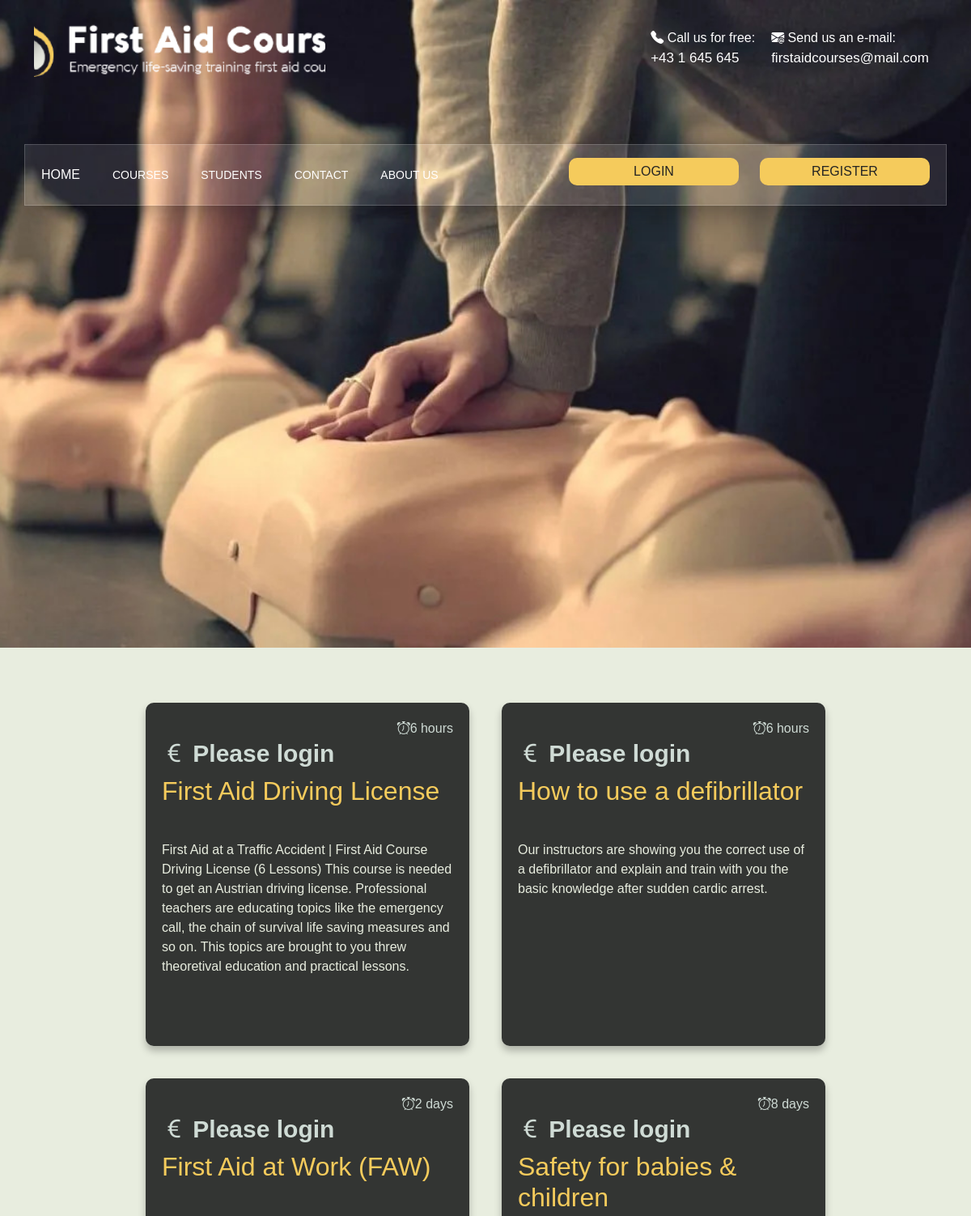
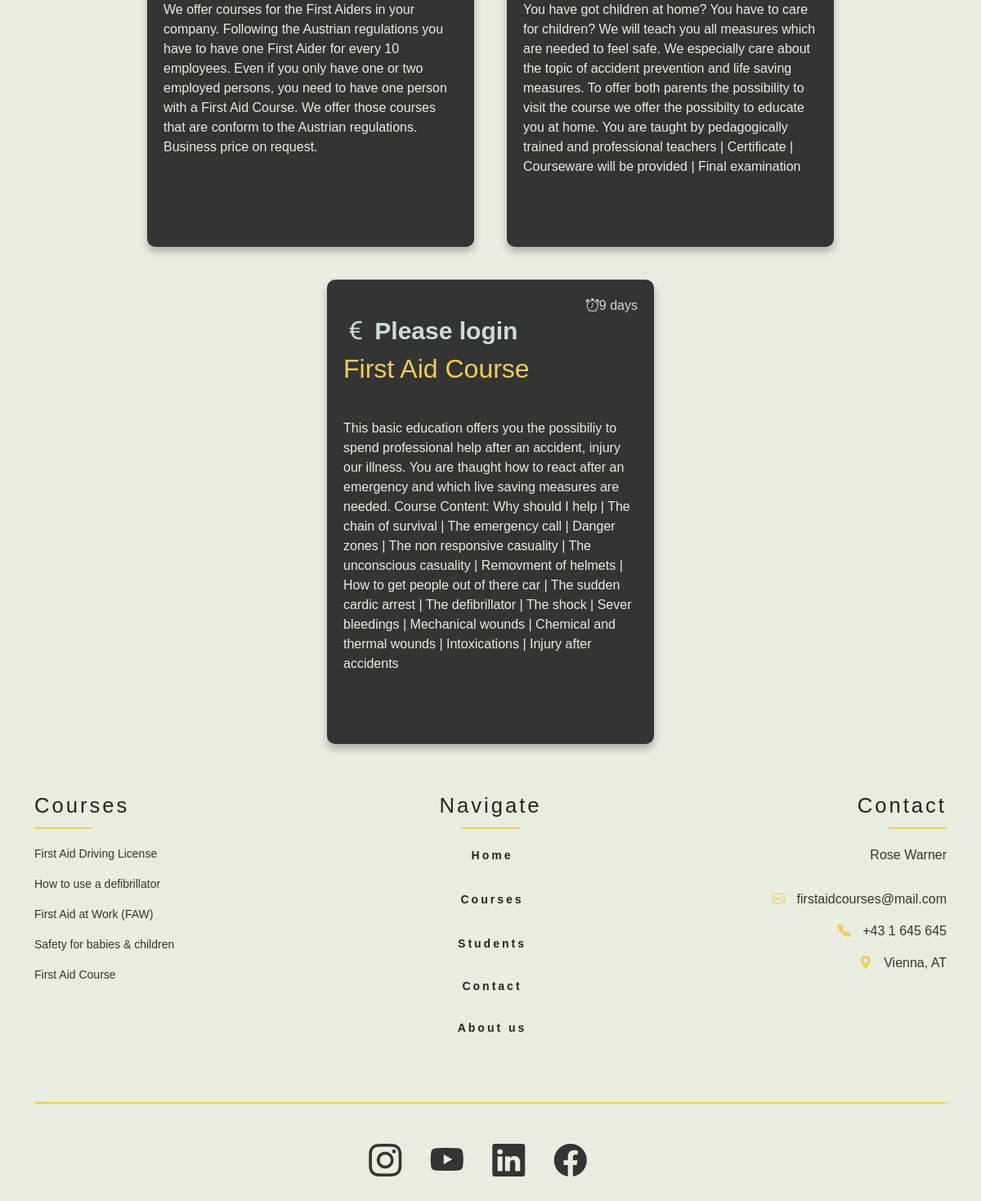
/courses.php, run on the app's committed database (2 pictures, top to bottom).
### tables this page shows
CREATE TABLE `courses` (
  `id` int(10) NOT NULL,
  `name` varchar(255) NOT NULL,
  `duration` varchar(15) NOT NULL,
  `address` varchar(255) NOT NULL,
  `start_date` datetime NOT NULL,
  `end_date` datetime NOT NULL,
  `price_private` int(11) NOT NULL,
  `price_business` int(11) DEFAULT NULL,
  `price_student` int(11) NOT NULL,
  `fk_trainer` int(11) NOT NULL,
  `capacity` int(11) NOT NULL,
  `image` varchar(255) NOT NULL,
  `description` text NOT NULL
);

### courses.php (the view, shortened to what this page needs)
<?php
require_once './actions/components/db_connect.php';
require_once './actions/components/navbar.php';
require_once './actions/components/footer.php';
?>
<!DOCTYPE html>
<html lang="en">
  <head>
    <link
      href="https://cdn.jsdelivr.net/npm/bootstrap@5.2.3/dist/css/bootstrap.min.css"
      rel="stylesheet"
    />
    <link
      rel="stylesheet"
      href="https://cdn.jsdelivr.net/npm/bootstrap-icons@1.10.2/font/bootstrap-icons.css"
    />
    <link rel="stylesheet" href="style/style.css" />
  </head>
  <body>
    <?= $navbar ?>
    <div id="banner"></div>
    <div class="cards-course mt-5" id="courses">
    <?php
      $result = mysqli_query($link, "SELECT * FROM courses");
      while ($row = mysqli_fetch_array($result)) {
        if (isset($role)) {
          $price = '';
          if ($role == 'STUDENT')
            $price = $row['price_student'];
          elseif ($role == 'PRIVATE')
            $price = $row['price_private'];
          elseif ($role == 'BUSINESS')
            $price = $row['price_business'];
        } else $price = 'Please login';
      ?>
        <div class="card-course card-1">
          <div class="card__icon bi bi-currency-euro">
            <span><b><?= $price ?></b></span>
          </div>
          <p class="card__exit bi bi-alarm"><?= $row['duration'] ?></p>
          <h2 class="card__title"><?= $row['name'] ?></h2>
          <p class="card_info"><?= $row['description'] ?></p>
        </div>
      <?php
      }
      ?>
    </div>
    <?= $footer ?>
  </body>
</html>

### actions/components/footer.php
<?php
$result = mysqli_query($link, "SELECT `id`, `name` FROM `courses`");
$courses = '';
while ($row = mysqli_fetch_array($result)) {
    $courses .= '<p href="#">' . $row["name"] . '</p>';
}
$footer = '
<div class="footer">
    <div class="container">
        <div class="row">
            <div class="col-md-4 col-xs-12">
                <div class="first">
                    <h4>Courses</h4>
                        ' . $courses . '
                </div>
            </div>
            <div class="col-md-4 col-xs-12">
                <div class="second">
                    <h4>Navigate</h4>
                    <ul>
                        <li><a href="index.php">Home</a></li>
                        <li><a href="courses.php#courses">Courses</a></li>
                        <li><a href="about.php#students">Students</a></li>
                        <li><a href="contact.php#form" class="nav-link">Contact</a></li>
                        <li><a href="about.php#back" class="nav-link">About us</a></li>
                    </ul>
                </div>
            </div>
            <div class="col-md-4 col-xs-12">
                <div class="third">
                    <h4>Contact</h4>
                    <ul>
                        <li>Rose Warner</li>
                        <li></li>
                        <li>
                            <i class="bi bi-envelope" style="padding-right: 10px; color: #f5cb5c">
                            </i>
                            firstaidcourses@mail.com
                        </li>
                        <li>
                            <i class="bi bi-telephone-fill" style="padding-right: 10px; color: #f5cb5c">
                            </i>
                            +43 1 645 645
                        </li>
                        <li>
                            <i class="bi bi-geo-alt-fill" style="padding-right: 10px; color: #f5cb5c">
                            </i>
                            Vienna, AT
                        </li>
                    </ul>
                </div>
            </div>
        </div>
    </div>
    <div class="container">
        <div class="row">
            <div class="col-12">
                <div class="line"></div>
                <div class="second2">
                    <a href="https://intagram.com" target="_blank">
                        <i class="bi bi-instagram" style="font-size: 40px; color: #333533"></i></a>
                    <a href="https://youtube.com/" target="_blank">
                        <i class="bi bi-youtube" style="font-size: 40px; color: #333533"></i></a>
                    <a href="https://www.linkedin.com" target="_blank">
                        <i class="bi bi-linkedin" style="font-size: 40px; color: #333533"></i></a>
                    <a href="https://www.facebook.com" target="_blank"><i class="bi bi-facebook" style="font-size: 40px; color: #333533"></i></a>
                </div>
            </div>
        </div>
    </div>
</div>
';

### style/style.css (style rules this page uses)
* { padding: 0; margin: 0; box-sizing: border-box; font-family: "Poppins", sans-serif; }
body { height: 2000px; background-color: #e8eddf; }
#banner { background-image: url(../images/banner.jpg); height: 100vh; background-size: cover; background-position: center; }
.first { margin-top: 40px; margin-bottom: 50px; color: #333533; font-family: "Poppins", sans-serif; }
.first h4 { font-size: 20px; letter-spacing: 3px; position: relative; margin-bottom: 20px; font-size: 1.6em; color: #242423; padding-bottom: 0.5em; }
.first h4::after { content: ""; background: #f5cb5c; width: 20%; height: 2px; position: absolute; bottom: 0; left: 0; }
.first p { font-size: 14px; }
.second { margin-top: 40px; margin-bottom: 50px; color: #333533; font-family: "Poppins", sans-serif; text-align: center; }
.second2 { margin-top: 40px; margin-bottom: 50px; color: #242423; font-family: "Poppins", sans-serif; text-align: center; }
.second h4 { font-size: 20px; letter-spacing: 3px; position: relative; margin-bottom: 20px; font-size: 1.6em; color: #242423; padding-bottom: 0.5em; }
.second h4::after { content: ""; background: #f5cb5c; width: 20%; height: 2px; position: absolute; bottom: 0; left: 40%; }
.second li { list-style: none; padding-bottom: 30px; }
.second a, .second2 a { color: #242423; text-decoration: none; letter-spacing: 3px; font-weight: bold; font-size: 14px; transition: 0.2s; margin-right: 2em; }
.third { margin-top: 40px; margin-bottom: 50px; color: #333533; font-family: "Poppins", sans-serif; text-align: right; }
.third h4 { font-size: 20px; letter-spacing: 3px; position: relative; margin-bottom: 20px; font-size: 1.6em; color: #242423; padding-bottom: 0.5em; }
.third h4::after { content: ""; background: #f5cb5c; width: 20%; height: 2px; position: absolute; bottom: 0; left: 80%; }
.third li { list-style: none; padding-bottom: 15px; }
.line { height: 2px; background-color: #f5cb5c; width: 100%; }
.cards-course { display: flex; flex-wrap: wrap; justify-content: space-between; }
.card-course { margin: 20px; padding: 20px; width: 400px; min-height: 200px; display: grid; grid-template-rows: 20px 50px 80px 1fr 50px; border-radius: 10px; box-shadow: 0px 6px 10px rgba(0, 0, 0, 0.25); transition: all 0.2s; }
.card__link, .card__exit, .card__icon { position: relative; text-decoration: none; color: #cfdbd5; }
.card__exit { grid-row: 1/2; justify-self: end; }
.card__icon { grid-row: 2/3; font-size: 30px; }
.card_info { grid-row: 4/5; color: #e8eddf; }
.card__title { grid-row: 3/4; font-weight: 400; color: #f5cb5c; }
.card-1 { background: #333533; }
@media (max-width: 1600px) { .cards-course { justify-content: center; } }

### data on the page
courses: price "Please login", duration "6 hours", name "First Aid Driving License", description "First Aid at a Traffic Accident | First Aid Course Driving License (6 Lessons) This course is needed to get an Austrian driving license. Professional teachers are educating topics like the emergency call, the chain of survival life saving measures and so on. This topics are brought to you threw theoretival education and practical lessons."
courses: price "Please login", duration "6 hours", name "How to use a defibrillator", description "Our instructors are showing you the correct use of a defibrillator and explain and train with you the basic knowledge after sudden cardic arrest."
courses: price "Please login", duration "2 days", name "First Aid at Work (FAW)", description "We offer courses for the First Aiders in your company. Following the Austrian regulations you have to have one First Aider for every 10 employees. Even if you only have one or two employed persons, you need to have one person with a First Aid Course. We offer those courses that are conform to the Austrian regulations. Business price on request."
courses: price "Please login", duration "8 days", name "Safety for babies & children", description "You have got children at home? You have to care for children? We will teach you all measures which are needed to feel safe. We especially care about the topic of accident prevention and life saving measures. To offer both parents the possibility to visit the course we offer the possibilty to educate you at home. You are taught by pedagogically trained and professional teachers | Certificate | Courseware will be provided | Final examination"
courses: price "Please login", duration "9 days", name "First Aid Course", description "This basic education offers you the possibiliy to spend professional help after an accident, injury our illness. You are thaught how to react after an emergency and which live saving measures are needed. Course Content: Why should I help | The chain of survival | The emergency call | Danger zones | The non responsive casuality | The unconscious casuality | Removment of helmets | How to get people out of there car | The sudden cardic arrest | The defibrillator | The shock | Sever bleedings | Mechanical wounds | Chemical and thermal wounds | Intoxications | Injury after accidents"
